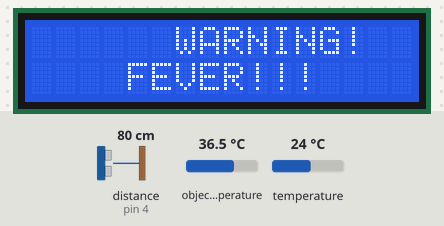
Recording of a sketch running on a simulated Arduino Uno, built with avr-gcc and run on an emulated ATmega328P. Parts: 16×2 character LCD. Wiring (inferred from the names in the program): ultrasonic range finder: trigger pin 5; echo pin 4. Inputs (shaded band) come from the test bench; at power-on: object temperature 36.5 °C, distance to the obstacle (sensor on pin 4) 80 cm, temperature 24 °C. The echo pulse lasts 58.3 µs per cm; what the sketch prints to the serial monitor is not drawn.

Above: at 1.2 s.
1.3 s: object temperature set to 20 °C
At 5.3 s:
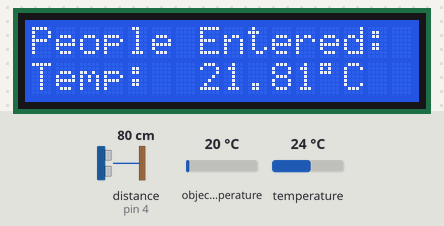
5.7 s: distance to the obstacle (sensor on pin 4) set to 2 cm
At 5.85 s:
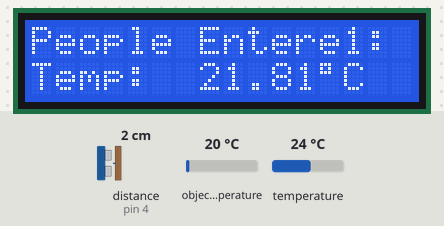
8.0 s: object temperature set to 26 °C
At 8.5 s:
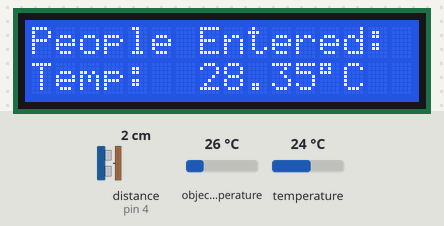
10.3 s: object temperature set to 32 °C
At 11.0 s:
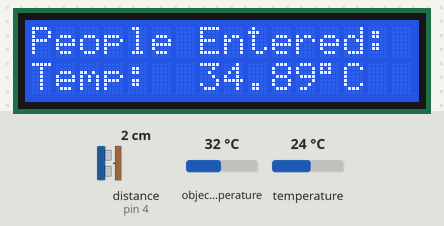
Timing chart, 0 to 13.3 s (numbered marks = the images above; inputs shaded):
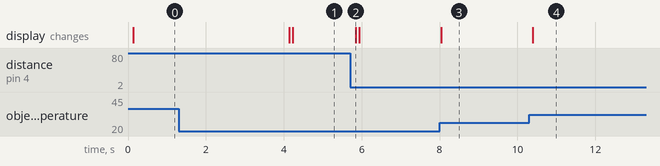

The sketch:

Code_Beta.ino
```cpp
#include <Wire.h>
#include <Adafruit_MLX90614.h>
#include <LiquidCrystal_I2C.h>
#define trigPin 5 // Trigger pin for the ultrasonic sensor
#define echoPin 4 // Echo pin for the ultrasonic sensor

LiquidCrystal_I2C lcd(0x27, 16, 2); // Initialize LCD 16x2
Adafruit_MLX90614 mlx = Adafruit_MLX90614(); // Initialize infrared temperature sensor

const byte DEGREE_SYMBOL = B11011111; // Degree symbol for displaying temperature
int counter = 0; // Counter for the number of people entering
int currentState = 0; // Current state of detection
int previousState = 0; // Previous state of detection

long duration, distance; // Variables for ultrasonic sensor: pulse duration and calculated distance

void setup() {
  Serial.begin(9600); // Initialize serial communication
  lcd.backlight(); // Turn on LCD backlight
  lcd.init(); // Initialize the LCD
  mlx.begin(); // Start the temperature sensor
  pinMode(trigPin, OUTPUT); // Set trigger pin as output
  pinMode(echoPin, INPUT); // Set echo pin as input
}

void loop() {
  // Print ambient and object temperature to the serial monitor
  Serial.print("Ambient Temperature = ");
  Serial.print(mlx.readAmbientTempC());
  Serial.print("*C\tObject Temperature = ");
  Serial.print(mlx.readObjectTempC());
  Serial.println("*C");

  // Trigger the ultrasonic sensor
  digitalWrite(trigPin, LOW);
  delayMicroseconds(2);
  digitalWrite(trigPin, HIGH);
  delayMicroseconds(10);
  digitalWrite(trigPin, LOW);
  duration = pulseIn(echoPin, HIGH); // Measure the pulse duration
  distance = (duration / 2) / 29.1; // Convert duration to distance (in cm)

  // Display distance on the serial monitor
  Serial.print("Distance (HC-SR04) = ");
  Serial.print(distance);
  Serial.println(" cm");

  // Update the LCD display
  lcd.setCursor(0, 0);
  lcd.print("People Entered: ");
  lcd.setCursor(0, 1);
  lcd.print("Temp: ");
  lcd.setCursor(7, 1);
  lcd.print(mlx.readObjectTempC() * 1.090); // Temperature reading with calibration factor
  lcd.setCursor(12, 1);
  lcd.write(DEGREE_SYMBOL); // Degree symbol
  lcd.setCursor(13, 1);
  lcd.print("C"); // Celsius unit

  // If the temperature is above 38°C, display a fever alert on the LCD
  if (mlx.readObjectTempC() * 1.090 > 38) {
    lcd.clear();
    lcd.setCursor(6, 0);
    lcd.print("WARNING!");
    lcd.setCursor(4, 1);
    lcd.print("FEVER!!!");
    delay(4000);
    lcd.clear();
  }

  // If the distance is less than 50 cm, set the detection state
  if (distance <= 50) {
    currentState = 1;
  } else {
    currentState = 0;
  }

  // If the detection state changes, increment the counter
  if (currentState != previousState) {
    if (currentState == 1) {
      counter = counter + 1; // Increment people count
      lcd.setCursor(13, 0);
      lcd.print(counter);
      Serial.print("PEOPLE ENTERED = ");
      Serial.print(counter);
    }
  }
  previousState = currentState; // Update the previous state
}
```

Measured:
- after the input at 1.3 s, the display: first differs from a run without the input after 2.9 s (image 1)
- after the input at 5.7 s, the display: changes after 0.15 s (image 2)
- after the input at 8.0 s, the display: changes at once (image 3)
- after the input at 10.3 s, the display: changes after 0.09 s (image 4)
